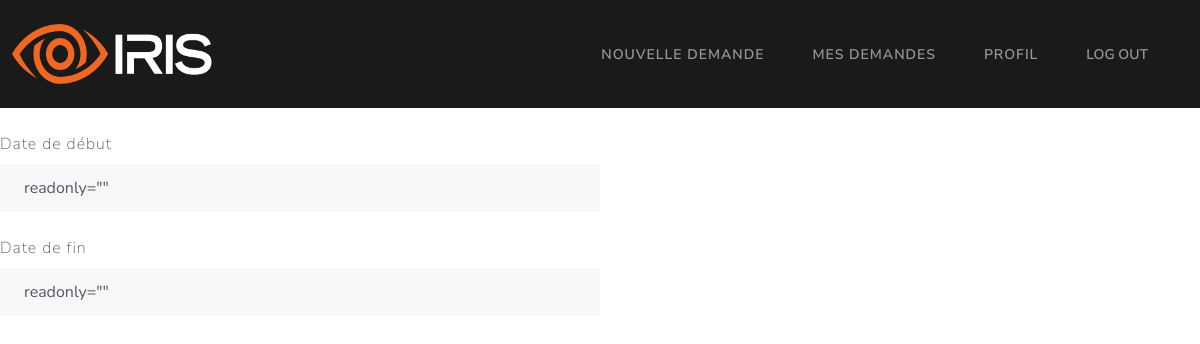
Page /employé/demande/1 (signed in) on the earlier database version.
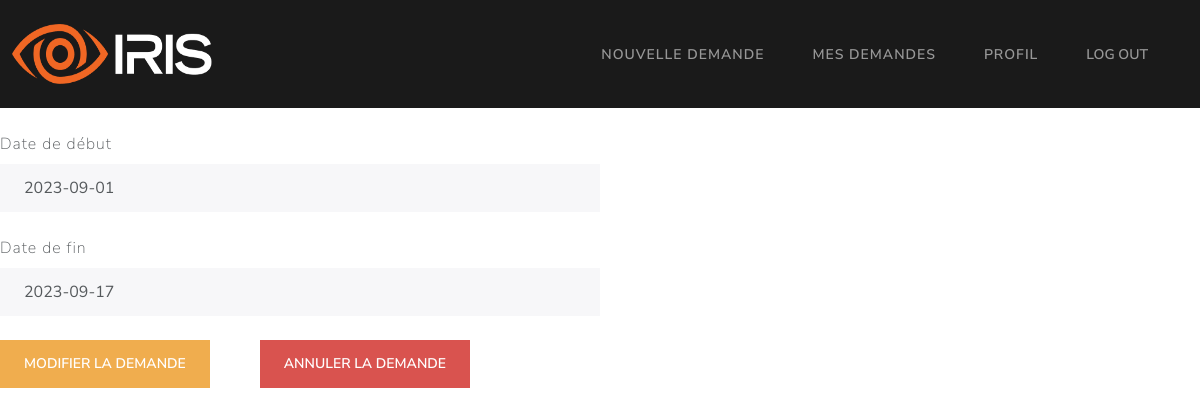
Same page on the later database version.
### Models/models.py (models this page shows, shortened)
class demandeCongé(db.Model):
    id = db.Column(db.Integer, primary_key=True)
    date_debut = db.Column(db.String, unique=False, nullable=False)
    date_fin = db.Column(db.String, unique=False, nullable=False)
    statut = db.Column(db.String, unique=False, nullable=False)
    employee_matricule = db.Column(db.String, unique=False, nullable=False)
    motif_refus = db.Column(db.String, unique=False, nullable=True)

### middleware.py (the view)
    def check_login(*args, **kwargs):
        try:
            session['user']
        except:
            return redirect("/")
        return f(*args, **kwargs)

### Controllers/employeeController.py (called while the page is built)
def getDemande(id):
    try:
        demande = demandeCongé.query.filter_by(id=id).first()
        return render_template('/user/demande.html', demande=demande)
    except Exception as e:
        return render_template('/user/demande.html', error=str(e))

### app.py (called while the page is built)
@app.route("/employé/demande/<int:id>", endpoint='demande')
@login_required
@check_if_employee
def demande(id):
	return getDemande(id)

### templates/user/demande.html (shortened to what this page needs)
{% extends '/user/base.html' %} {% block title %} Demande {% endblock %} {%
block content %}
<div class="form-group">
  <label class="form-label mt-4" for="readOnlyInput">Date de début</label>
  <input
    class="form-control"
    id="readOnlyInput"
    type="text"
    value={{
    demande.date_debut
    }}
    readonly=""
  />
</div>
<div class="form-group">
  <label class="form-label mt-4" for="readOnlyInput">Date de fin</label>
  <input
    class="form-control"
    id="readOnlyInput"
    type="text"
    value={{
    demande.date_fin
    }}
    readonly=""
  />
</div>
<br />
{% if demande.statut == 'Processing' %}
<button
  style="float: left; margin-right: 50px"
  class="btn btn-warning"
  onclick="window.location='demande/{{ demande.id }}/edit';"
>
  Modifier la demande
</button>
<form action="/employé/demande/{{ demande.id }}/delete" method="POST">
  <button type="Submit" class="btn btn-danger">Annuler la demande</button>
</form>
{% elif demande.statut == 'Refused' %}
<h2>Motif : {{ demande.motif_refus }}</h2>
{% endif %} {{ error }} {% endblock %}

Differences in the rows shown:
added demandeCongé: date_debut "2023-09-01", date_fin "2023-09-17"
Other differences:
form field value: "readonly=\"\"" → (not shown)
text now shown: "MODIFIER LA DEMANDE ANNULER LA DEMANDE"
